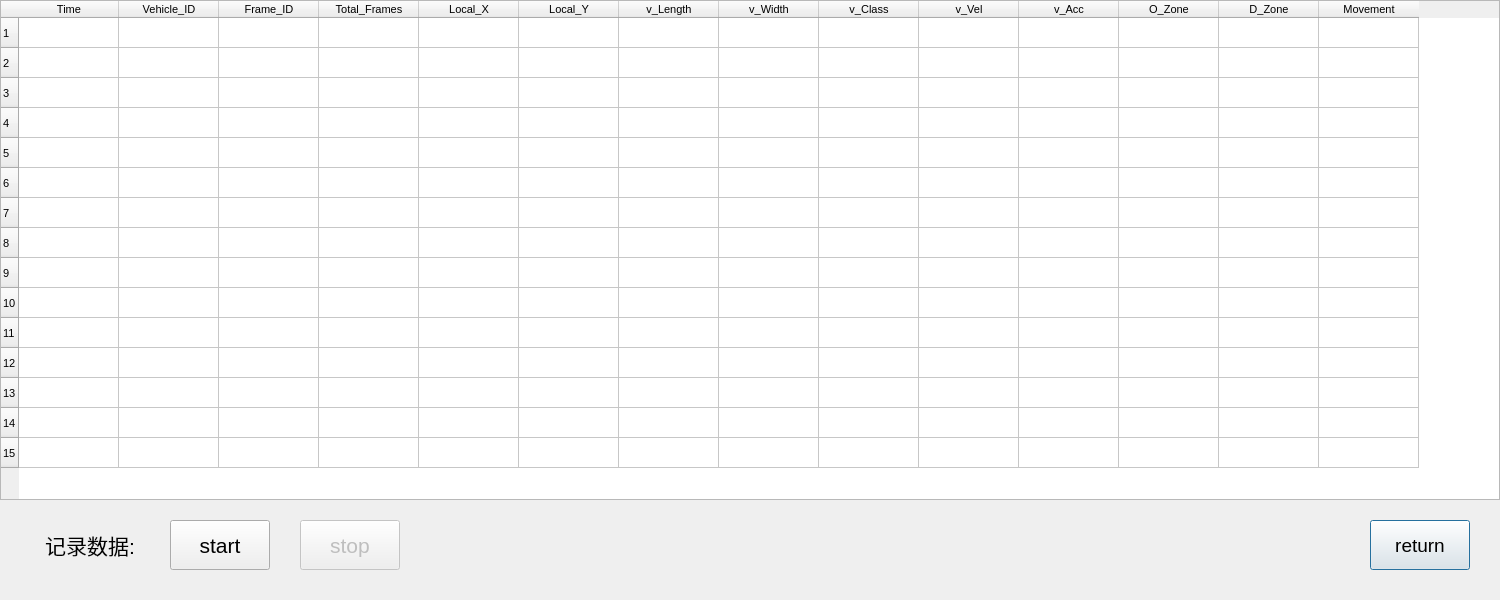
<?xml version="1.0" encoding="UTF-8"?>
<ui version="4.0">
 <class>DataTable</class>
 <widget class="QDialog" name="DataTable">
  <property name="geometry">
   <rect>
    <x>0</x>
    <y>0</y>
    <width>1500</width>
    <height>600</height>
   </rect>
  </property>
  <property name="windowTitle">
   <string>Dialog</string>
  </property>
  <widget class="QPushButton" name="Btn_dataTable_return">
   <property name="geometry">
    <rect>
     <x>1370</x>
     <y>520</y>
     <width>100</width>
     <height>50</height>
    </rect>
   </property>
   <property name="font">
    <font>
     <pointsize>14</pointsize>
    </font>
   </property>
   <property name="text">
    <string>return</string>
   </property>
  </widget>
  <widget class="QTableWidget" name="dataTable">
   <property name="enabled">
    <bool>true</bool>
   </property>
   <property name="geometry">
    <rect>
     <x>0</x>
     <y>0</y>
     <width>1500</width>
     <height>500</height>
    </rect>
   </property>
   <property name="font">
    <font>
     <pointsize>8</pointsize>
    </font>
   </property>
   <property name="editTriggers">
    <set>QAbstractItemView::NoEditTriggers</set>
   </property>
   <property name="rowCount">
    <number>15</number>
   </property>
   <property name="columnCount">
    <number>14</number>
   </property>
   <row/>
   <row/>
   <row/>
   <row/>
   <row/>
   <row/>
   <row/>
   <row/>
   <row/>
   <row/>
   <row/>
   <row/>
   <row/>
   <row/>
   <row/>
   <column>
    <property name="text">
     <string>Time</string>
    </property>
   </column>
   <column>
    <property name="text">
     <string>Vehicle_ID</string>
    </property>
   </column>
   <column>
    <property name="text">
     <string>Frame_ID</string>
    </property>
   </column>
   <column>
    <property name="text">
     <string>Total_Frames</string>
    </property>
   </column>
   <column>
    <property name="text">
     <string>Local_X</string>
    </property>
   </column>
   <column>
    <property name="text">
     <string>Local_Y</string>
    </property>
   </column>
   <column>
    <property name="text">
     <string>v_Length</string>
    </property>
   </column>
   <column>
    <property name="text">
     <string>v_Width</string>
    </property>
   </column>
   <column>
    <property name="text">
     <string>v_Class</string>
    </property>
   </column>
   <column>
    <property name="text">
     <string>v_Vel</string>
    </property>
   </column>
   <column>
    <property name="text">
     <string>v_Acc</string>
    </property>
   </column>
   <column>
    <property name="text">
     <string>O_Zone</string>
    </property>
   </column>
   <column>
    <property name="text">
     <string>D_Zone</string>
    </property>
   </column>
   <column>
    <property name="text">
     <string>Movement</string>
    </property>
   </column>
  </widget>
  <widget class="QLabel" name="label_record_data">
   <property name="geometry">
    <rect>
     <x>40</x>
     <y>520</y>
     <width>100</width>
     <height>50</height>
    </rect>
   </property>
   <property name="font">
    <font>
     <pointsize>16</pointsize>
    </font>
   </property>
   <property name="layoutDirection">
    <enum>Qt::LeftToRight</enum>
   </property>
   <property name="text">
    <string>记录数据:</string>
   </property>
   <property name="alignment">
    <set>Qt::AlignCenter</set>
   </property>
  </widget>
  <widget class="QPushButton" name="Btn_start_record_data">
   <property name="geometry">
    <rect>
     <x>170</x>
     <y>520</y>
     <width>100</width>
     <height>50</height>
    </rect>
   </property>
   <property name="font">
    <font>
     <pointsize>16</pointsize>
    </font>
   </property>
   <property name="text">
    <string>start</string>
   </property>
  </widget>
  <widget class="QPushButton" name="Btn_stop_record_data">
   <property name="enabled">
    <bool>false</bool>
   </property>
   <property name="geometry">
    <rect>
     <x>300</x>
     <y>520</y>
     <width>100</width>
     <height>50</height>
    </rect>
   </property>
   <property name="font">
    <font>
     <pointsize>16</pointsize>
    </font>
   </property>
   <property name="text">
    <string>stop</string>
   </property>
  </widget>
 </widget>
 <resources/>
 <connections>
  <connection>
   <sender>Btn_dataTable_return</sender>
   <signal>clicked()</signal>
   <receiver>DataTable</receiver>
   <slot>accept()</slot>
   <hints>
    <hint type="sourcelabel">
     <x>1393</x>
     <y>544</y>
    </hint>
    <hint type="destinationlabel">
     <x>1221</x>
     <y>546</y>
    </hint>
   </hints>
  </connection>
 </connections>
</ui>
